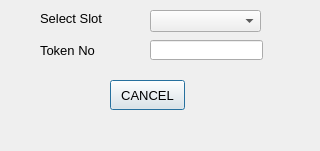
<?xml version="1.0" encoding="UTF-8"?>
<ui version="4.0">
 <class>Cancellation</class>
 <widget class="QDialog" name="Cancellation">
  <property name="windowModality">
   <enum>Qt::WindowModal</enum>
  </property>
  <property name="geometry">
   <rect>
    <x>0</x>
    <y>0</y>
    <width>320</width>
    <height>151</height>
   </rect>
  </property>
  <property name="windowTitle">
   <string>Cancel Booking</string>
  </property>
  <widget class="QPushButton" name="btnCancel">
   <property name="geometry">
    <rect>
     <x>110</x>
     <y>80</y>
     <width>75</width>
     <height>30</height>
    </rect>
   </property>
   <property name="font">
    <font>
     <pointsize>10</pointsize>
    </font>
   </property>
   <property name="text">
    <string>CANCEL</string>
   </property>
  </widget>
  <widget class="QComboBox" name="cmbSlot">
   <property name="geometry">
    <rect>
     <x>150</x>
     <y>10</y>
     <width>111</width>
     <height>22</height>
    </rect>
   </property>
   <property name="font">
    <font>
     <pointsize>10</pointsize>
    </font>
   </property>
  </widget>
  <widget class="QLabel" name="label_2">
   <property name="geometry">
    <rect>
     <x>40</x>
     <y>40</y>
     <width>91</width>
     <height>21</height>
    </rect>
   </property>
   <property name="font">
    <font>
     <pointsize>10</pointsize>
    </font>
   </property>
   <property name="text">
    <string>Token No</string>
   </property>
  </widget>
  <widget class="QLabel" name="label">
   <property name="geometry">
    <rect>
     <x>40</x>
     <y>10</y>
     <width>91</width>
     <height>16</height>
    </rect>
   </property>
   <property name="font">
    <font>
     <pointsize>10</pointsize>
    </font>
   </property>
   <property name="text">
    <string>Select Slot</string>
   </property>
  </widget>
  <widget class="QLineEdit" name="txtTokenNo">
   <property name="geometry">
    <rect>
     <x>150</x>
     <y>40</y>
     <width>113</width>
     <height>20</height>
    </rect>
   </property>
   <property name="font">
    <font>
     <pointsize>10</pointsize>
    </font>
   </property>
  </widget>
  <widget class="QLabel" name="lblInfo">
   <property name="geometry">
    <rect>
     <x>70</x>
     <y>120</y>
     <width>181</width>
     <height>16</height>
    </rect>
   </property>
   <property name="text">
    <string/>
   </property>
  </widget>
 </widget>
 <resources/>
 <connections/>
</ui>
